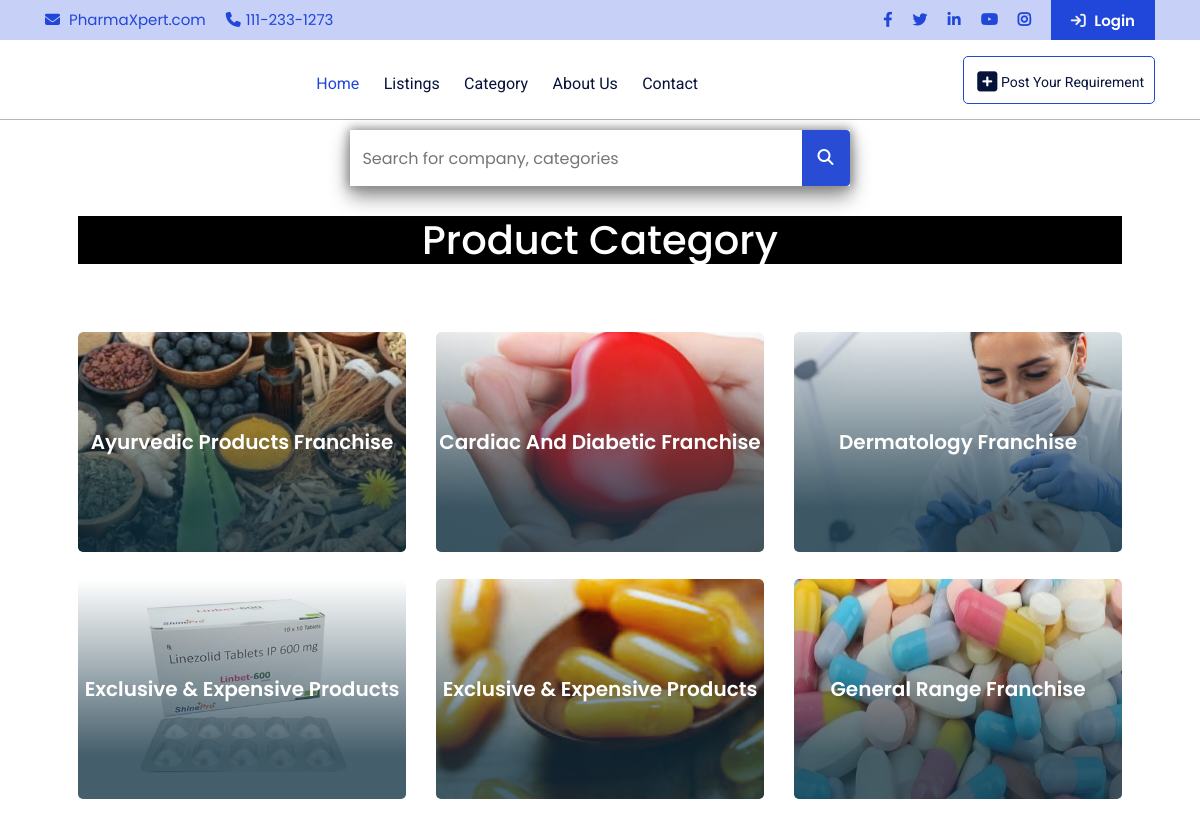
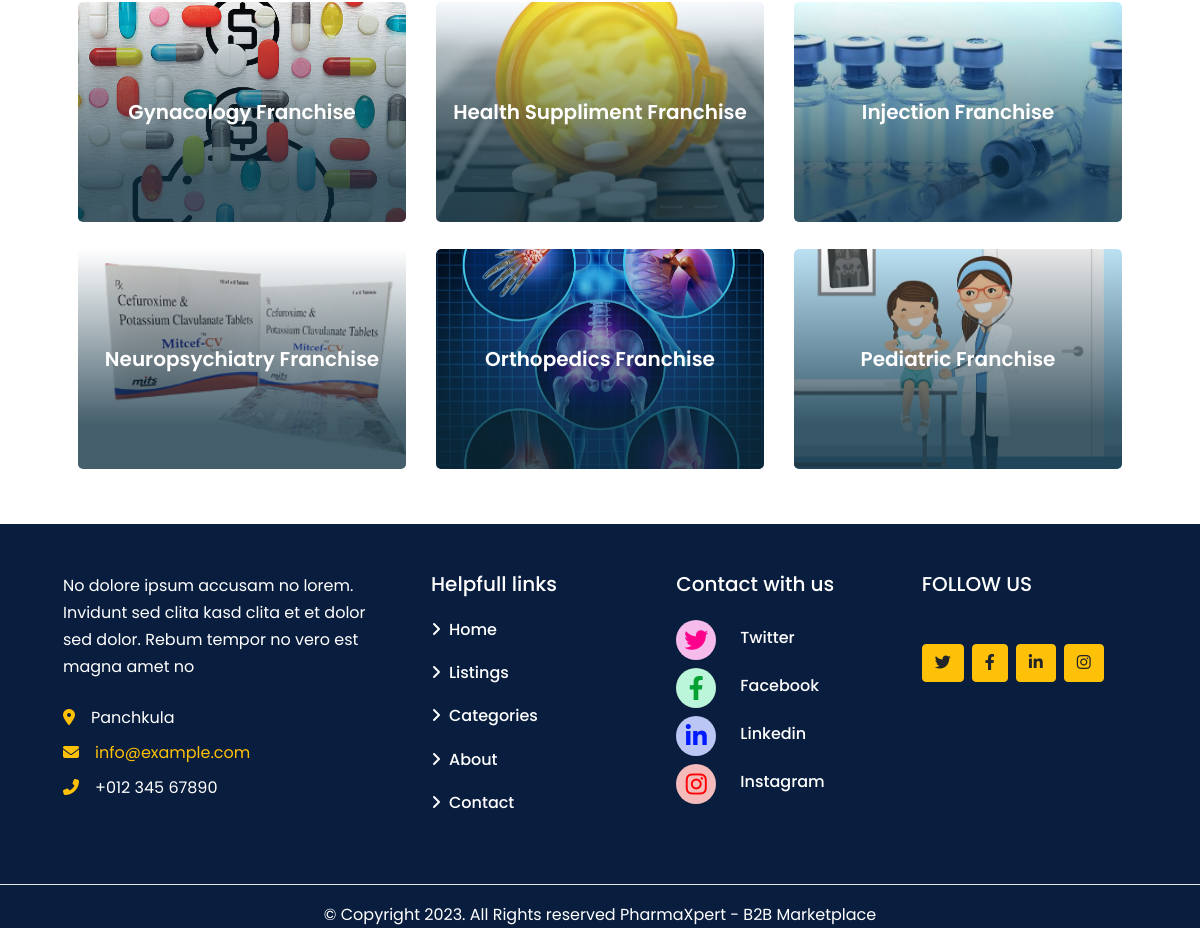
The page /category/ on the database its author committed (2 pictures, top to bottom).
### B2bApp/models.py (models this page shows, shortened)
class Product(models.Model):
    company=models.ManyToManyField('CompanyInfo')
    Product_name=models.CharField(max_length=100)
    Product_category = models.ForeignKey(SubCategory,on_delete=models.CASCADE)
    Product_slug = AutoSlugField(populate_from='Product_name',unique=True, null=True, default=None)
    Product_image=models.ImageField(upload_to="Productimg")
    class Meta:
        ordering=['Product_name']
    def product_image(self):
        return mark_safe('<img src="{}" width="100" />'.format(self.Product_image.url))
    product_image.short_description ='Product_image'
    product_image.allow_tag =True

class SubCategory(models.Model):
    company=models.ManyToManyField('CompanyInfo')
    name=models.CharField(max_length=100)
    slug=AutoSlugField(populate_from='name',unique=True, null=True, default=None)
    def __str__(self):
        return self.name
    class Meta:
        ordering=['name']

### B2bApp/views.py (the view)
# urls.py: path('category/', views.CategoryView.as_view(), name='category'),
class CategoryView(View):
    def get(self, request):
     product=Product.objects.all()
     context={
       'product':product,
        "logo":WebsiteLogo.objects.all()
     }
     return render(request, 'b2b/category.html',context)

### B2bApp/templates/b2b/category.html (shortened to what this page needs)
{% extends 'core/core.html' %}
{% load static %}
{% block main-content %}
       <div class="container mt-5 p-5"   data-aos="fade-up" data-aos-duration="2000"  >
         <h1 class="text-center  text-white" style="background-color: black;">Product Category</h1>
         <div class="row mt-5 ">
         {% for pro in product %}
            <div class="col-xl-4 col-sm-6">
                      <a href="{% url 'B2bApp:filter_subcategory' pro.id %}" class="wsus__category_single">
                      <div class="wsus__category_img">
                          <img src="{{pro.Product_image.url}}" alt="img" class="img-fluid w-100">
                          </div>
                          <div class="wsus__category_text">
                              <div class="wsus__category_text_center">
                                <p >{{pro.Product_category}}</p>
                           </div>
                          </div>
                      </a>
                  </div>
                  {% endfor %}
          </div>
          </div>
  {% endblock main-content %}

### CommonApp/templates/core/core.html (shortened to what this page needs)
{% load static %}
<!DOCTYPE html>
<html lang="en">
<head>
    <link rel="stylesheet" href="{% static 'vendor/bootstrap/css/bootstrap.min.css' %}">
    <link rel="stylesheet" href="https://cdnjs.cloudflare.com/ajax/libs/font-awesome/6.3.0/css/all.min.css" />
    <link rel="stylesheet" href="{% static 'vendor/owl-carousel/owl.carousel.min.css' %}">
    <link rel="stylesheet" href="{% static 'vendor/aos/aos.css' %}">
    <link rel="stylesheet" href="https://unicons.iconscout.com/release/v4.0.0/css/line.css"/>
    <link rel="stylesheet" href="{% static 'vendor/animate/animate.min.css' %}">
    <link rel="stylesheet" href="{% static 'vendor/chosen/select2.min.css' %}">
    <link rel="stylesheet" href="{% static 'vendor/slick/slick.css' %}">
    <link rel="stylesheet" href="{% static 'vendor/slick/slick-theme.css' %}">
    <link rel="stylesheet" href="{% static 'css/new.css' %}">
    <link rel="stylesheet" href="{% static 'css/responsive.css' %}">
    <link rel="stylesheet" href="{% static 'css/responsive2.css' %}">
</head>
<body >
    <section id="wsus__topbar">
      <div class="container">
          <div class="row">
              <div class="col-xl-6 col-md-7 d-none d-md-block">
               <ul class="wsus__topbar_left">
                      <li><a href="/"><i class="fa-solid fa-envelope"></i> PharmaXpert.com</a></li>
                      <li><a href="callto:111-233-1273"><i class="fa-solid fa-phone"></i>111-233-1273</a></li>
                  </ul>
              </div>
              <div class="col-xl-6 col-md-5">
                  <ul class="wsus__topbar_right">
                  <li><a href="https://www.facebook.com/login"><i class="fab fa-facebook-f"></i></a></li>
                  <li><a href="https://twitter.com/i/flow/login"><i class="fab fa-twitter"></i></a></li>
                  <li><a href="https://www.linkedin.com/login"><i class="fab fa-linkedin-in"></i></a></li>
                  <li><a href="https://www.youtube.com" class="fab fa-youtube"></a></li>
                  <li><a href="https://www.instagram.com/accounts/login" class="fab fa-instagram"></a></li>
                  {% if request.user.username %}
                  <li><a class="wsus__topbar_login "  href="{% url 'AccountApp:logout' %}"><i class="fa-solid fa-arrow-right-to-bracket" style="color: #f2f2f2;"></i> Logout</a></li>
                  {% else %}
                  <li><a class="wsus__topbar_login"  href="{% url 'AccountApp:login' %}"><i class="fa-solid fa-arrow-right-to-bracket" style="color: #f2f2f2;"></i> Login</a></li>
                  {% endif %}
                </ul>
              </div>
          </div>
      </div>
  </section>
    <div class="row text-white">
    <div class="col-md-12">
          </div>
          </div>
  <nav class="navbar navbar-expand-lg main_menu">
      <div class="container">
          <div class="collapse navbar-collapse" id="navbarSupportedContent">
              <ul class="navbar-nav m-auto mb-2 mb-lg-0">
              <li class="nav-item">
              <a class="nav-link active" aria-current="page" href="{% url 'B2bApp:home' %}">Home</a>
              </li>
              <li class="nav-item">
              <a class="nav-link " href="{% url 'B2bApp:listing'  %}">Listings</a>
              </li>
              <li class="nav-item">
              <a class="nav-link " href="{% url 'B2bApp:category' %}">Category</a>
              </li>
              <li class="nav-item">
              <a class="nav-link  " href="{% url 'B2bApp:about' %}">About Us</a>
              <li class="nav-item">
              <a class="nav-link " href="{% url 'B2bApp:contact' %}">Contact</a>
              </li>
              </ul>
              <ul class="right_menu">
                  <li class="nav-item signin">
                  <a class="nav-link"  data-toggle="modal" data-target="#myModal" ><i class="fa-solid fa-square-plus" ></i> Post your Requirement</a>
                  </li>
              </ul>
          </div>
      </div>
       <form action="{%  url 'B2bApp:serach' %}" method="get">
            <div class="search-block" id="mobile-serch">
                <input placeholder="Search for company, categories" type="serach" autocomplete="off" name="look" id="search" required>
                <button class="searchbutton" radius="0" type="submit" id="company_search_button" role="button"><i class="fa fa-search" aria-hidden="true"></i></button>
                </div>
            </form>
        </nav>
{% block main-content %}
{% endblock main-content %}
  <section class="footer" id="footer">
  <div class="container-fluid  text-white " style="    background-color:  #091E3E;" >
    <div class="row px-xl-5 pt-5 m-0">
        <div class="col-lg-4 col-md-12 mb-5 pr-3 pr-xl-5">
            <p class="mb-4 text-white">No dolore ipsum accusam no lorem. Invidunt sed clita kasd clita et et dolor sed dolor. Rebum tempor no vero est magna amet no</p>
            <p class="mb-2 text-white"><i class="fa fa-map-marker-alt text-warning mr-3"></i>Panchkula</p>
            <p class="mb-2 text-warning"><i class="fa fa-envelope text-warning mr-3"></i>info@example.com</p>
            <p class="mb-0 text-white"><i class="fa fa-phone-alt text-warning mr-3"></i>+012 345 67890</p>
        </div>
        <div class="col-lg-8 col-md-12">
            <div class="row">
                <div class="col-md-4 mb-5">
                    <h5 class="text-white  mb-4">Helpfull links</h5>
                    <div class="d-flex flex-column justify-content-start">
                        <a class="text-white   h6" href="{% url 'B2bApp:home' %}"><i class="fa fa-angle-right mr-2"></i>Home</a>
                        <a class="text-white  mt-3 h6" href="{% url 'B2bApp:listing' %}"><i class="fa fa-angle-right mr-2"></i>Listings</a>
                        <a class="text-white   mt-3 h6" href="{% url 'B2bApp:category' %}"><i class="fa fa-angle-right mr-2"></i>Categories</a>
                        <a class="text-white   mt-3 h6 " href="{% url 'B2bApp:about' %}"><i class="fa fa-angle-right mr-2"></i>About</a>
                        <a class="text-white   mt-3 h6" href="{% url 'B2bApp:contact' %}"><i class="fa fa-angle-right mr-2"></i>Contact </a>
                    </div>
                </div>
                <div class="col-md-4 mb-5">
                    <h5 class="text-white mb-4">Contact with us</h5>
                    <div class="d-flex flex-column justify-content-start " id="black_logo" style="max-width: 17%;">
                        <a class=" text-white " href="https://twitter.com/i/flow/login" style="text-decoration: none;"><i class="fab fa-twitter " style=" float: left;font-size:1.5rem;color: rgb(255, 0, 140);border-radius: 2rem;background-color: rgb(245, 187, 235);width: 2.5rem;height: 2.5rem;display: flex;justify-content: center;align-items: center;"></i><h6 style="margin-left: 4rem;margin-top: 0.5rem; color: #fff;">Twitter</h6></a>
                        <a class="text-white mt-2" href="https://www.facebook.com/login" style="text-decoration: none;"> <i class="fab fa-facebook-f " style=" float: left;font-size:1.5rem;color: rgb(4, 161, 51);border-radius: 2rem;background-color: rgb(187, 245, 218);width: 2.5rem;height: 2.5rem;display: flex;justify-content: center;align-items: center;"></i><h6 style="margin-left: 4rem;margin-top: 0.5rem; color: #fff;">Facebook</h6> </a>
                        <a class="text-white mt-2 " href="https://www.linkedin.com/login" style="text-decoration: none;"><i class="fab fa-linkedin-in" style=" float: left;font-size:1.5rem;color: rgb(0, 26, 255);border-radius: 2rem;background-color: rgb(187, 198, 245);width: 2.5rem;height: 2.5rem;display: flex;justify-content: center;align-items: center;"></i><h6 style="margin-left: 4rem;margin-top: 0.5rem; color: #fff;">Linkedin</h6></a>
                        <a class="text-white mt-2" href="https://www.instagram.com/accounts/login" style="text-decoration: none;">  <i class="fab fa-instagram" style=" float: left;font-size:1.5rem;color: rgb(255, 0, 0);border-radius: 2rem;background-color: rgb(245, 187, 187);width: 2.5rem;height: 2.5rem;display: flex;justify-content: center;align-items: center;;"></i><h6 style="margin-left: 4rem;margin-top: 0.5rem;  color: #fff;">Instagram</h6></a>
                  </div>
                </div>
                <div class="col-md-4 mb-5">
                    <h5 class="text-white  text-uppercase  mb-3">Follow Us</h5>
                    <div class="d-flex mt-5">
                        <a class="btn btn-warning btn-square mr-2" href="https://twitter.com/i/flow/login"><i class="fab fa-twitter"></i></a>
                        <a class="btn btn-warning btn-square mr-2" href="https://www.facebook.com/login"><i class="fab fa-facebook-f"></i></a>
                        <a class="btn btn-warning btn-square mr-2" href="https://www.linkedin.com/login"><i class="fab fa-linkedin-in"></i></a>
                        <a class="btn btn-warning btn-square" href="https://www.instagram.com/accounts/login"><i class="fab fa-instagram"></i></a>
                    </div>
                </div>
            </div>
        </div>
    </div>
      <hr class="bg-white ">
      <p class="text-white text-center">&copy; Copyright 2023. All Rights reserved PharmaXpert - B2B Marketplace</p>
  </section>
</body>
</html>

### CommonApp/static/css/responsive.css (style rules this page uses)
@media only screen and (max-width: 1200px) { .navbar-nav .nav-item .nav-link { font-size: 1rem; padding-left: 0.4rem; } }

### CommonApp/static/css/responsive2.css (style rules this page uses)
@media (min-width: 1200px) and (max-width: 1399.99px) { .wsus__category_single { height: 220px; } }
@media (min-width: 992px) and (max-width: 1199.99px) { .main_menu li a { margin: 0px 5px; } }
@media (min-width: 992px) and (max-width: 1199.99px) { .right_menu li a { margin: 0 !important; } }

### rows shown on the page
Product: Product_image (picture), Product_category "Ayurvedic Products Franchise"
Product: Product_image (picture), Product_category "Cardiac And Diabetic Franchise"
Product: Product_image (picture), Product_category "Dermatology Franchise"
Product: Product_image (picture), Product_category "Exclusive & Expensive Products"
Product: Product_image (picture), Product_category "Exclusive & Expensive Products"
Product: Product_image (picture), Product_category "General Range Franchise"
Product: Product_image (picture), Product_category "Gynacology Franchise"
Product: Product_image (picture), Product_category "Health Suppliment Franchise"
Product: Product_image (picture), Product_category "Injection Franchise"
Product: Product_image (picture), Product_category "Neuropsychiatry Franchise"
Product: Product_image (picture), Product_category "Orthopedics Franchise"
Product: Product_image (picture), Product_category "Pediatric Franchise"
